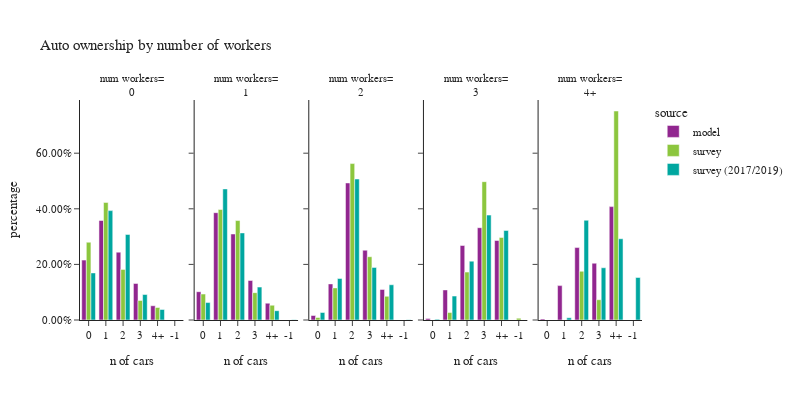

Here is the notebook cell this chart was saved with:
### Code cell
plot_auto(hh,'num_workers_simple','number of workers','num workers')

### Figure 1 — Plotly figure (JSON) as saved in the notebook; plotly's stock layout.template omitted (floating-point values rounded to 4 significant figures)
{"data": [{"alignmentgroup": "True", "customdata": [[83391], [138564], [94485], [50917], [19839]], "hovertemplate": "source=model<br>num_workers_simple=0<br>auto_ownership_simple=%{x}<br>percentage=%{y}<br>sample count=%{customdata[0]}<extra></extra>", "legendgroup": "model", "marker": {"color": "#91268F", "pattern": {"shape": ""}}, "name": "model", "offsetgroup": "model", "orientation": "v", "showlegend": true, "textposition": "auto", "type": "bar", "x": ["0", "1", "2", "3", "4+"], "xaxis": "x", "y": [0.2154, 0.3579, 0.244, 0.1315, 0.05124], "yaxis": "y"}, {"alignmentgroup": "True", "customdata": [[70986], [269246], [215743], [99154], [42180]], "hovertemplate": "source=model<br>num_workers_simple=1<br>auto_ownership_simple=%{x}<br>percentage=%{y}<br>sample count=%{customdata[0]}<extra></extra>", "legendgroup": "model", "marker": {"color": "#91268F", "pattern": {"shape": ""}}, "name": "model", "offsetgroup": "model", "orientation": "v", "showlegend": false, "textposition": "auto", "type": "bar", "x": ["0", "1", "2", "3", "4+"], "xaxis": "x2", "y": [0.1018, 0.3861, 0.3094, 0.1422, 0.06049], "yaxis": "y2"}, {"alignmentgroup": "True", "customdata": [[8886], [71077], [269813], [137403], [60144]], "hovertemplate": "source=model<br>num_workers_simple=2<br>auto_ownership_simple=%{x}<br>percentage=%{y}<br>sample count=%{customdata[0]}<extra></extra>", "legendgroup": "model", "marker": {"color": "#91268F", "pattern": {"shape": ""}}, "name": "model", "offsetgroup": "model", "orientation": "v", "showlegend": false, "textposition": "auto", "type": "bar", "x": ["0", "1", "2", "3", "4+"], "xaxis": "x3", "y": [0.01624, 0.1299, 0.493, 0.251, 0.1099], "yaxis": "y3"}, {"alignmentgroup": "True", "customdata": [[319], [6028], [14928], [18492], [15934]], "hovertemplate": "source=model<br>num_workers_simple=3<br>auto_ownership_simple=%{x}<br>percentage=%{y}<br>sample count=%{customdata[0]}<extra></extra>", "legendgroup": "model", "marker": {"color": "#91268F", "pattern": {"shape": ""}}, "name": "model", "offsetgroup": "model", "orientation": "v", "showlegend": false, "textposition": "auto", "type": "bar", "x": ["0", "1", "2", "3", "4+"], "xaxis": "x4", "y": [0.005727, 0.1082, 0.268, 0.332, 0.2861], "yaxis": "y4"}, {"alignmentgroup": "True", "customdata": [[179], [6011], [12665], [9925], [19820]], "hovertemplate": "source=model<br>num_workers_simple=4+<br>auto_ownership_simple=%{x}<br>percentage=%{y}<br>sample count=%{customdata[0]}<extra></extra>", "legendgroup": "model", "marker": {"color": "#91268F", "pattern": {"shape": ""}}, "name": "model", "offsetgroup": "model", "orientation": "v", "showlegend": false, "textposition": "auto", "type": "bar", "x": ["0", "1", "2", "3", "4+"], "xaxis": "x5", "y": [0.003683, 0.1237, 0.2606, 0.2042, 0.4078], "yaxis": "y5"}, {"alignmentgroup": "True", "customdata": [[219], [407], [227], [75], [27]], "hovertemplate": "source=survey<br>num_workers_simple=0<br>auto_ownership_simple=%{x}<br>percentage=%{y}<br>sample count=%{customdata[0]}<extra></extra>", "legendgroup": "survey", "marker": {"color": "#8CC63E", "pattern": {"shape": ""}}, "name": "survey", "offsetgroup": "survey", "orientation": "v", "showlegend": true, "textposition": "auto", "type": "bar", "x": ["0", "1", "2", "3", "4+"], "xaxis": "x", "y": [0.2797, 0.4229, 0.1821, 0.07024, 0.04499], "yaxis": "y"}, {"alignmentgroup": "True", "customdata": [[315], [828], [297], [64], [33]], "hovertemplate": "source=survey<br>num_workers_simple=1<br>auto_ownership_simple=%{x}<br>percentage=%{y}<br>sample count=%{customdata[0]}<extra></extra>", "legendgroup": "survey", "marker": {"color": "#8CC63E", "pattern": {"shape": ""}}, "name": "survey", "offsetgroup": "survey", "orientation": "v", "showlegend": false, "textposition": "auto", "type": "bar", "x": ["0", "1", "2", "3", "4+"], "xaxis": "x2", "y": [0.09331, 0.3974, 0.3577, 0.09839, 0.05325], "yaxis": "y2"}, {"alignmentgroup": "True", "customdata": [[38], [335], [490], [100], [37]], "hovertemplate": "source=survey<br>num_workers_simple=2<br>auto_ownership_simple=%{x}<br>percentage=%{y}<br>sample count=%{customdata[0]}<extra></extra>", "legendgroup": "survey", "marker": {"color": "#8CC63E", "pattern": {"shape": ""}}, "name": "survey", "offsetgroup": "survey", "orientation": "v", "showlegend": false, "textposition": "auto", "type": "bar", "x": ["0", "1", "2", "3", "4+"], "xaxis": "x3", "y": [0.008972, 0.1155, 0.5627, 0.2276, 0.08527], "yaxis": "y3"}, {"alignmentgroup": "True", "customdata": [[1], [6], [18], [27], [13]], "hovertemplate": "source=survey<br>num_workers_simple=3<br>auto_ownership_simple=%{x}<br>percentage=%{y}<br>sample count=%{customdata[0]}<extra></extra>", "legendgroup": "survey", "marker": {"color": "#8CC63E", "pattern": {"shape": ""}}, "name": "survey", "offsetgroup": "survey", "orientation": "v", "showlegend": false, "textposition": "auto", "type": "bar", "x": ["-1", "1", "2", "3", "4+"], "xaxis": "x4", "y": [0.006446, 0.02681, 0.1723, 0.4976, 0.2968], "yaxis": "y4"}, {"alignmentgroup": "True", "customdata": [[2], [2], [8]], "hovertemplate": "source=survey<br>num_workers_simple=4+<br>auto_ownership_simple=%{x}<br>percentage=%{y}<br>sample count=%{customdata[0]}<extra></extra>", "legendgroup": "survey", "marker": {"color": "#8CC63E", "pattern": {"shape": ""}}, "name": "survey", "offsetgroup": "survey", "orientation": "v", "showlegend": false, "textposition": "auto", "type": "bar", "x": ["2", "3", "4+"], "xaxis": "x5", "y": [0.1753, 0.07294, 0.7518], "yaxis": "y5"}, {"alignmentgroup": "True", "customdata": [[310], [537], [242], [53], [25]], "hovertemplate": "source=survey (2017/2019)<br>num_workers_simple=0<br>auto_ownership_simple=%{x}<br>percentage=%{y}<br>sample count=%{customdata[0]}<extra></extra>", "legendgroup": "survey (2017/2019)", "marker": {"color": "#00A7A0", "pattern": {"shape": ""}}, "name": "survey (2017/2019)", "offsetgroup": "survey (2017/2019)", "orientation": "v", "showlegend": true, "textposition": "auto", "type": "bar", "x": ["0", "1", "2", "3", "4+"], "xaxis": "x", "y": [0.1694, 0.3935, 0.3077, 0.09165, 0.03783], "yaxis": "y"}, {"alignmentgroup": "True", "customdata": [[1], [598], [1646], [468], [102], [35]], "hovertemplate": "source=survey (2017/2019)<br>num_workers_simple=1<br>auto_ownership_simple=%{x}<br>percentage=%{y}<br>sample count=%{customdata[0]}<extra></extra>", "legendgroup": "survey (2017/2019)", "marker": {"color": "#00A7A0", "pattern": {"shape": ""}}, "name": "survey (2017/2019)", "offsetgroup": "survey (2017/2019)", "orientation": "v", "showlegend": false, "textposition": "auto", "type": "bar", "x": ["-1", "0", "1", "2", "3", "4+"], "xaxis": "x2", "y": [0.0007065, 0.06276, 0.4715, 0.3132, 0.1184, 0.03344], "yaxis": "y2"}, {"alignmentgroup": "True", "customdata": [[1], [165], [754], [911], [157], [62]], "hovertemplate": "source=survey (2017/2019)<br>num_workers_simple=2<br>auto_ownership_simple=%{x}<br>percentage=%{y}<br>sample count=%{customdata[0]}<extra></extra>", "legendgroup": "survey (2017/2019)", "marker": {"color": "#00A7A0", "pattern": {"shape": ""}}, "name": "survey (2017/2019)", "offsetgroup": "survey (2017/2019)", "orientation": "v", "showlegend": false, "textposition": "auto", "type": "bar", "x": ["-1", "0", "1", "2", "3", "4+"], "xaxis": "x3", "y": [0.000609, 0.02706, 0.1492, 0.5071, 0.1893, 0.1268], "yaxis": "y3"}, {"alignmentgroup": "True", "customdata": [[4], [22], [35], [31], [16]], "hovertemplate": "source=survey (2017/2019)<br>num_workers_simple=3<br>auto_ownership_simple=%{x}<br>percentage=%{y}<br>sample count=%{customdata[0]}<extra></extra>", "legendgroup": "survey (2017/2019)", "marker": {"color": "#00A7A0", "pattern": {"shape": ""}}, "name": "survey (2017/2019)", "offsetgroup": "survey (2017/2019)", "orientation": "v", "showlegend": false, "textposition": "auto", "type": "bar", "x": ["0", "1", "2", "3", "4+"], "xaxis": "x4", "y": [0.002707, 0.08609, 0.2117, 0.3774, 0.3221], "yaxis": "y4"}, {"alignmentgroup": "True", "customdata": [[1], [1], [6], [4], [3]], "hovertemplate": "source=survey (2017/2019)<br>num_workers_simple=4+<br>auto_ownership_simple=%{x}<br>percentage=%{y}<br>sample count=%{customdata[0]}<extra></extra>", "legendgroup": "survey (2017/2019)", "marker": {"color": "#00A7A0", "pattern": {"shape": ""}}, "name": "survey (2017/2019)", "offsetgroup": "survey (2017/2019)", "orientation": "v", "showlegend": false, "textposition": "auto", "type": "bar", "x": ["-1", "1", "2", "3", "4+"], "xaxis": "x5", "y": [0.153, 0.008066, 0.3588, 0.1879, 0.2922], "yaxis": "y5"}], "layout": {"annotations": [{"font": {}, "showarrow": false, "text": "num workers=<br>0", "x": 0.092, "xanchor": "center", "xref": "paper", "y": 1.0, "yanchor": "bottom", "yref": "paper"}, {"font": {}, "showarrow": false, "text": "num workers=<br>1", "x": 0.296, "xanchor": "center", "xref": "paper", "y": 1.0, "yanchor": "bottom", "yref": "paper"}, {"font": {}, "showarrow": false, "text": "num workers=<br>2", "x": 0.5, "xanchor": "center", "xref": "paper", "y": 1.0, "yanchor": "bottom", "yref": "paper"}, {"font": {}, "showarrow": false, "text": "num workers=<br>3", "x": 0.704, "xanchor": "center", "xref": "paper", "y": 1.0, "yanchor": "bottom", "yref": "paper"}, {"font": {}, "showarrow": false, "text": "num workers=<br>4+", "x": 0.908, "xanchor": "center", "xref": "paper", "y": 1.0, "yanchor": "bottom", "yref": "paper"}], "barmode": "group", "font": {"size": 11}, "height": 400, "legend": {"title": {"text": "source"}, "tracegroupgap": 0}, "title": {"text": "Auto ownership by number of workers"}, "width": 800, "xaxis": {"anchor": "y", "domain": [0.0, 0.184], "title": {"text": "n of cars"}}, "xaxis2": {"anchor": "y2", "domain": [0.204, 0.388], "matches": "x", "title": {"text": "n of cars"}}, "xaxis3": {"anchor": "y3", "domain": [0.408, 0.592], "matches": "x", "title": {"text": "n of cars"}}, "xaxis4": {"anchor": "y4", "domain": [0.612, 0.796], "matches": "x", "title": {"text": "n of cars"}}, "xaxis5": {"anchor": "y5", "domain": [0.816, 1.0], "matches": "x", "title": {"text": "n of cars"}}, "yaxis": {"anchor": "x", "domain": [0.0, 1.0], "tickformat": ".2%", "title": {"text": "percentage"}}, "yaxis2": {"anchor": "x2", "domain": [0.0, 1.0], "matches": "y", "showticklabels": false, "tickformat": ".2%"}, "yaxis3": {"anchor": "x3", "domain": [0.0, 1.0], "matches": "y", "showticklabels": false, "tickformat": ".2%"}, "yaxis4": {"anchor": "x4", "domain": [0.0, 1.0], "matches": "y", "showticklabels": false, "tickformat": ".2%"}, "yaxis5": {"anchor": "x5", "domain": [0.0, 1.0], "matches": "y", "showticklabels": false, "tickformat": ".2%"}}}
